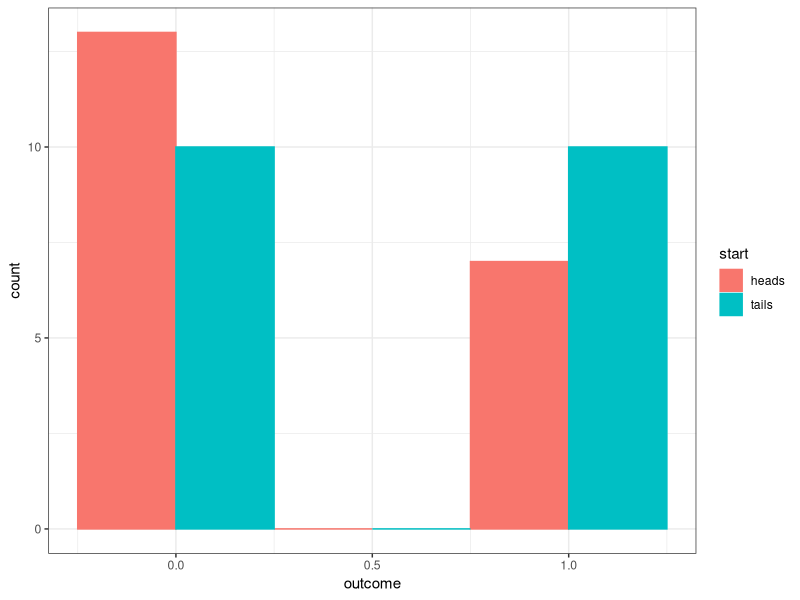

This chart was generated by the following R code:
h_out<-c(1,1,0,1,0,0,0,1,0,0,1,1,0,0,0,0,0,1,0,0)
t_out<-c(1,1,0,1,0,1,1,1,0,0,1,1,0,0,1,0,0,0,1,0)

indat<-data.frame(outcome=c(h_out,t_out),start=c(rep('heads',length(h_out)),rep('tails',length(t_out))))

library(ggplot2)
ggplot(indat)+
  geom_histogram(aes(x=outcome,col=start,fill=start),position = "dodge",binwidth = 0.5)+
  theme_bw()
